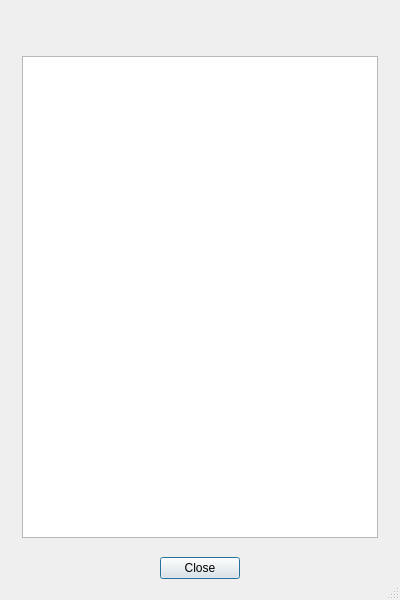
<?xml version="1.0" encoding="UTF-8"?>
<ui version="4.0">
 <class>Error</class>
 <widget class="QDialog" name="Error">
  <property name="windowModality">
   <enum>Qt::WindowModal</enum>
  </property>
  <property name="geometry">
   <rect>
    <x>0</x>
    <y>0</y>
    <width>400</width>
    <height>600</height>
   </rect>
  </property>
  <property name="sizePolicy">
   <sizepolicy hsizetype="Fixed" vsizetype="Fixed">
    <horstretch>0</horstretch>
    <verstretch>0</verstretch>
   </sizepolicy>
  </property>
  <property name="minimumSize">
   <size>
    <width>400</width>
    <height>600</height>
   </size>
  </property>
  <property name="maximumSize">
   <size>
    <width>400</width>
    <height>600</height>
   </size>
  </property>
  <property name="windowTitle">
   <string/>
  </property>
  <property name="sizeGripEnabled">
   <bool>true</bool>
  </property>
  <layout class="QVBoxLayout" name="verticalLayout">
   <property name="spacing">
    <number>0</number>
   </property>
   <property name="leftMargin">
    <number>12</number>
   </property>
   <property name="topMargin">
    <number>12</number>
   </property>
   <property name="rightMargin">
    <number>12</number>
   </property>
   <property name="bottomMargin">
    <number>12</number>
   </property>
   <item>
    <widget class="QWidget" name="errorBar" native="true">
     <property name="minimumSize">
      <size>
       <width>0</width>
       <height>0</height>
      </size>
     </property>
     <layout class="QHBoxLayout" name="horizontalLayout">
      <property name="spacing">
       <number>0</number>
      </property>
      <property name="leftMargin">
       <number>10</number>
      </property>
      <property name="topMargin">
       <number>10</number>
      </property>
      <property name="rightMargin">
       <number>10</number>
      </property>
      <property name="bottomMargin">
       <number>10</number>
      </property>
      <item>
       <widget class="QLabel" name="title">
        <property name="text">
         <string/>
        </property>
       </widget>
      </item>
     </layout>
    </widget>
   </item>
   <item>
    <widget class="QWidget" name="errorWidget" native="true">
     <layout class="QVBoxLayout" name="verticalLayout_2">
      <property name="spacing">
       <number>0</number>
      </property>
      <property name="leftMargin">
       <number>10</number>
      </property>
      <property name="topMargin">
       <number>10</number>
      </property>
      <property name="rightMargin">
       <number>10</number>
      </property>
      <property name="bottomMargin">
       <number>10</number>
      </property>
      <item>
       <widget class="QTextBrowser" name="error">
        <property name="font">
         <font>
          <pointsize>10</pointsize>
         </font>
        </property>
       </widget>
      </item>
     </layout>
    </widget>
   </item>
   <item>
    <widget class="QWidget" name="buttonsWidget" native="true">
     <property name="minimumSize">
      <size>
       <width>0</width>
       <height>0</height>
      </size>
     </property>
     <layout class="QHBoxLayout" name="horizontalLayout_2">
      <item>
       <spacer name="horizontalSpacer_2">
        <property name="orientation">
         <enum>Qt::Horizontal</enum>
        </property>
        <property name="sizeHint" stdset="0">
         <size>
          <width>239</width>
          <height>20</height>
         </size>
        </property>
       </spacer>
      </item>
      <item>
       <widget class="QPushButton" name="close">
        <property name="toolTip">
         <string>Close</string>
        </property>
        <property name="text">
         <string>Close</string>
        </property>
       </widget>
      </item>
      <item>
       <spacer name="horizontalSpacer">
        <property name="orientation">
         <enum>Qt::Horizontal</enum>
        </property>
        <property name="sizeHint" stdset="0">
         <size>
          <width>239</width>
          <height>20</height>
         </size>
        </property>
       </spacer>
      </item>
     </layout>
    </widget>
   </item>
  </layout>
 </widget>
 <resources>
  <include location="jobman.qrc"/>
  <include location="jobman.qrc"/>
 </resources>
 <connections>
  <connection>
   <sender>close</sender>
   <signal>clicked()</signal>
   <receiver>Error</receiver>
   <slot>close()</slot>
   <hints>
    <hint type="sourcelabel">
     <x>199</x>
     <y>571</y>
    </hint>
    <hint type="destinationlabel">
     <x>199</x>
     <y>299</y>
    </hint>
   </hints>
  </connection>
 </connections>
</ui>
